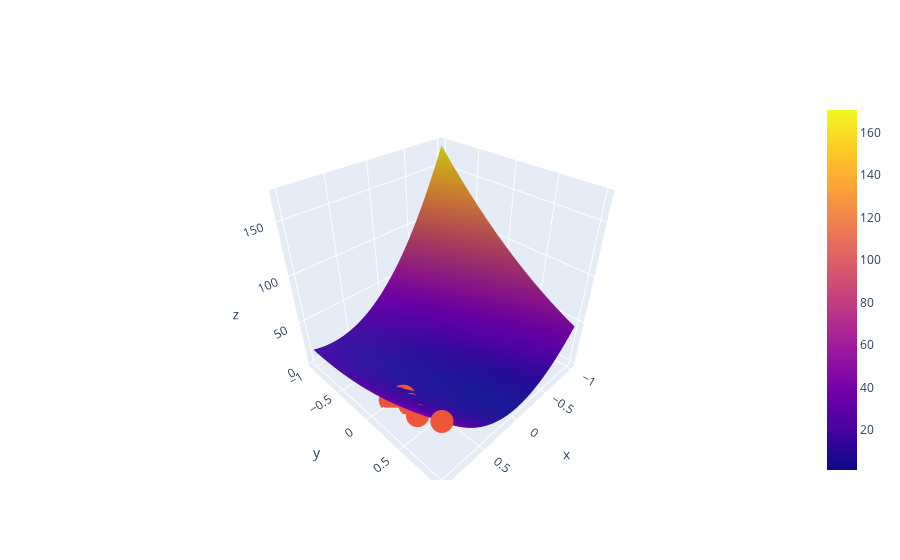

Notebook code for this chart:
### Markdown cell above
👇 (optional) try also it to visualize your gradient with the interactive plot.ly [3D contour plot](https://plotly.com/python/3d-surface-plots/)

### Code cell
import plotly.graph_objects as go
surface = go.Surface(x=range_a, y=range_b, z=Z)
scatter = go.Scatter3d(x=history['a'], y=history['b'], z=history['loss'],mode='markers')

fig = go.Figure(data=[surface, scatter])

#fig.update_layout(title='Loss Function', autosize=False, width=500, height=500, margin=dict(l=65, r=50, b=65, t=90))
fig.show()
